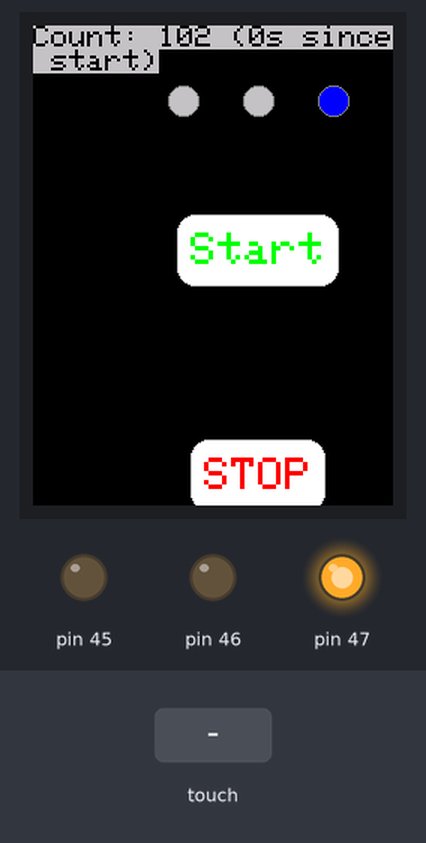
Bench run of a program on a simulated Arduino Mega 2560, built with avr-gcc and run on an emulated ATmega2560. On the bench: 240×320 colour display, output pins drawn as LEDs (lit = HIGH). The test bench sets the inputs (shaded band).

Above: at 1.4 s.
1.5 s: touch panel pressed at 38 % / 30 % of its raw x / y range
At 1.96 s:
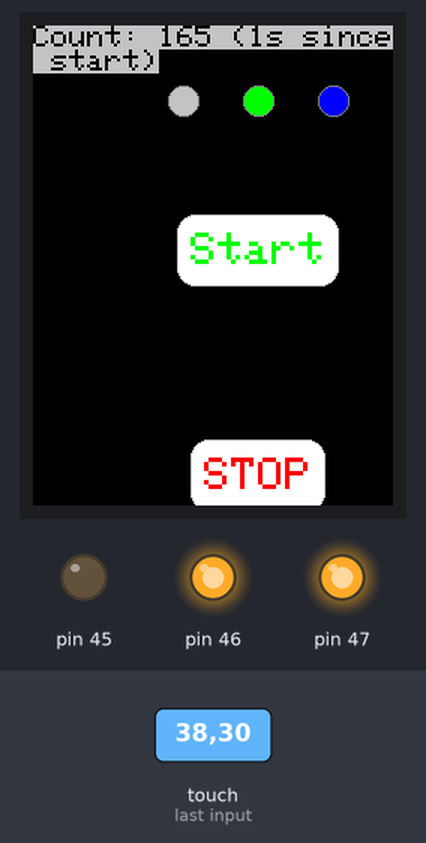
4.2 s: touch panel pressed at 87 % / 30 % of its raw x / y range
At 4.42 s:
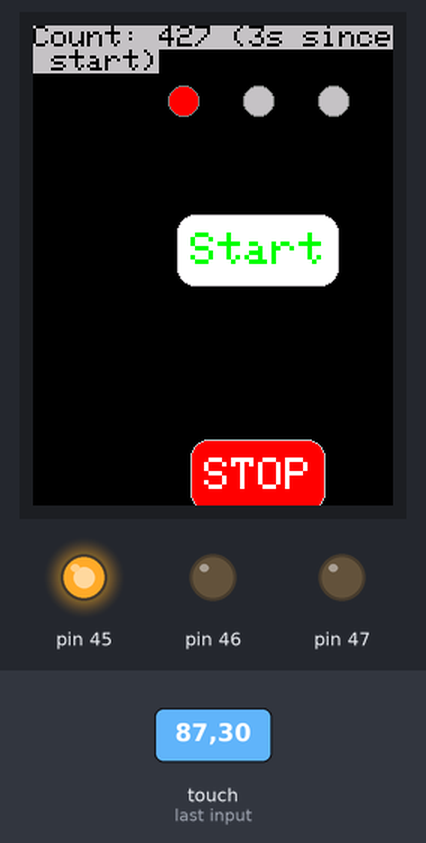
6.6 s: touch panel pressed at 38 % / 50 % of its raw x / y range
At 6.86 s:
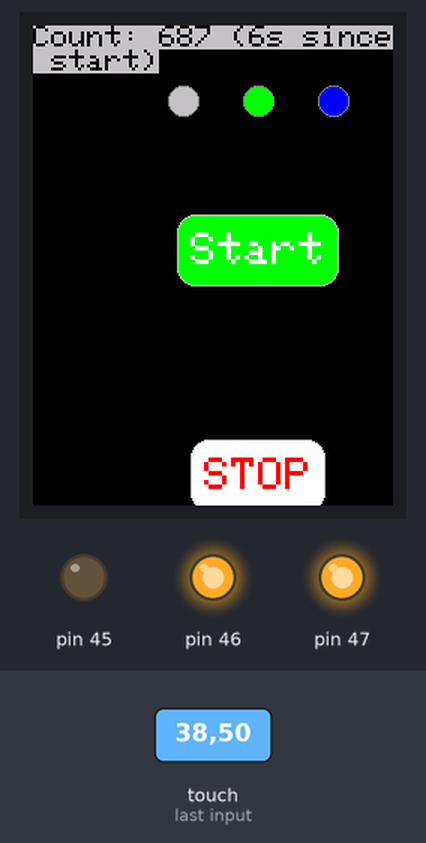
9.1 s: touch panel pressed at 87 % / 30 % of its raw x / y range
At 9.32 s:
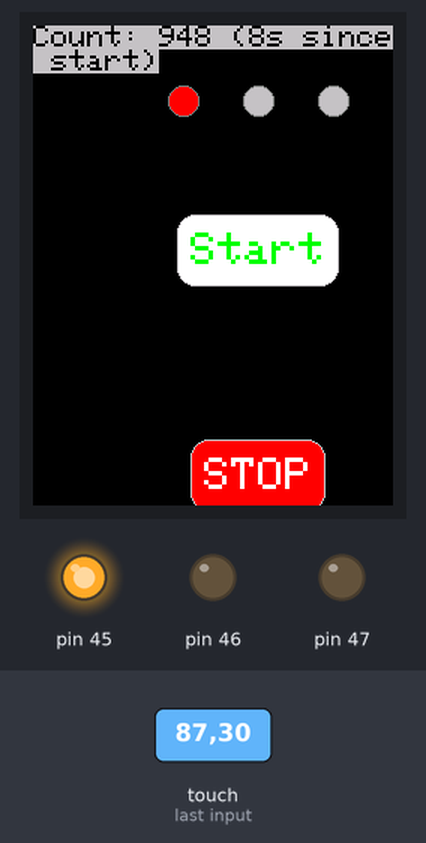
Timing chart, 0 to 11.6 s (numbered marks = the images above; inputs shaded):
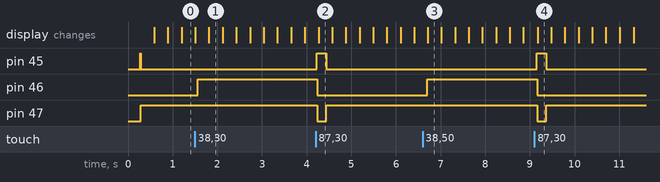

Measured:
- after the input at 1.5 s, pin 46: LOW → HIGH after 0.07 s; the display: first differs from a run without the input after 0.31 s (image 1)
- after the input at 4.2 s, pin 45: LOW → HIGH at once, → LOW 0.21 s later; pin 46: HIGH → LOW at once; pin 47: HIGH → LOW at once, → HIGH 0.21 s later; the display: changes after 0.07 s (image 2)
- after the input at 6.6 s, pin 46: LOW → HIGH after 0.10 s
- after the input at 9.1 s, pin 45: LOW → HIGH after 0.06 s, → LOW 0.21 s later; pin 46: HIGH → LOW after 0.06 s; pin 47: HIGH → LOW after 0.06 s, → HIGH 0.21 s later

The program:

main.cpp
```cpp
#include <Arduino.h>

#include "Motor.cpp"
#include "Screen.hpp"
#include "ScreenLed.hpp"
#include "ScreenButton.hpp"

Screen * s;

ScreenLed * ledEmergency;
ScreenLed * ledRunning;
ScreenLed * ledArmed;

#define LED_BLUE  47
#define LED_GREEN 46
#define LED_RED   45

ScreenButton * btnStart;
ScreenButton * btnStop;

unsigned long begin;
int i = 0;

void startOn() {
	ledRunning->setActive();
}
void startOff() {
	//ledRunning->setUnactive();
}

void stopOn() {
	ledRunning->setUnactive();
	ledEmergency->setActive();
	ledArmed->setUnactive();
}

void stopOff() {
	ledEmergency->setUnactive();
	ledArmed->setActive();
	ledArmed->setBlinking(500);
}

void setup() {
    s = Screen::getInstance();

	ledEmergency = new ScreenLed(s, 100, 50, 10, COLOR_RED);
	ledEmergency->attachDigitalPin(LED_RED);
	ledEmergency->setActive();

	ledRunning   = new ScreenLed(s, 150, 50, 10, COLOR_GREEN);
	ledRunning->attachDigitalPin(LED_GREEN);
	ledRunning->setUnactive();

	ledArmed     = new ScreenLed(s, 200, 50, 10, COLOR_BLUE);
	ledArmed->attachDigitalPin(LED_BLUE);
	ledArmed->setBlinking(500);
	//ledArmed->setUnactive();

	btnStart     = new ScreenButton(s, 150, 150, COLOR_GREEN, "Start");
	btnStart->setActions(startOn, NULL);

	btnStop     = new ScreenButton(s, 150, 300, COLOR_RED, "STOP");
	btnStop->setActions(stopOn, stopOff);

	s->addComponent(ledEmergency);
	s->addComponent(ledRunning);
	s->addComponent(ledArmed);
	s->addComponent(btnStart);
	s->addComponent(btnStop);


	begin = millis();
}

void loop() {
	s->refresh();

	s->setTextColor(COLOR_BLACK, COLOR_LIGHTGREY);
	s->setTextSize(2);
	s->setCursor(0, 0);
	s->print("Count: %i (%is since start)", i, (millis() - begin) / 1000);
	i++;
}
```

Motor.cpp
```cpp
#include <AccelStepper.h>

#define STEP_ANGLE        1.8
#define RESOLUTION        16
#define REAL_STEP_ANGLE   STEP_ANGLE / RESOLUTION

// Speeds and accelerations (RPS = Rotations Per Second)
#define MAX_RPS 30
#define DEFAULT_ACCELERATION 500

class Motor {

private:

	int stepPin;
	int dirPin;
	int enablePin;

	bool emergencyStopped;
	AccelStepper stepper;

public:

	Motor(int stepPin, int dirPin, int enablePin) {
		this->stepPin   = stepPin;
		this->dirPin    = dirPin;
		this->enablePin = enablePin;
		this->stepper   = AccelStepper(AccelStepper::DRIVER, stepPin, dirPin);
		this->stepper.setMaxSpeed(calcStepsAngle(MAX_RPS * 360));
		this->stepper.setAcceleration(DEFAULT_ACCELERATION);
		this->emergencyStopped = false;
		this->enable();
	}

	void setAlignement(long theoricalAngle) {
		stepper.setCurrentPosition(calcStepsAngle(theoricalAngle));
	}

	void setTarget(long angle) {
		stepper.moveTo(calcStepsAngle(angle));
	}

	void configurationTest() {
/*
		this->disable();
		delay(5000);
		this->enable();
		this->setAlignement(0);

		this->setTarget(90);

		this->setTarget(-135);*/
		//if(stepper->distanceToGo() == 0) {
		//	/* code */
		//}


		this->setTarget(9000);
	}

	void run() {
		if(!emergencyStopped)
		stepper.run();
	}

	void runToPosition() {
    while(stepper.isRunning() != 0) {
        run();
    }
	}

	void emergencyStop(bool active) {
		if(active) {
      stepper.setAcceleration(10000000);
      while(stepper.distanceToGo() != 0) {
        stepper.moveTo(stepper.currentPosition());
        stepper.run();
      }
      stepper.setAcceleration(DEFAULT_ACCELERATION);
		}
		emergencyStopped = active;
	}

	void enable() {
		digitalWrite(enablePin, LOW);
	}

	void disable() {
		digitalWrite(enablePin, HIGH);
	}


private:

	long calcStepsAngle(long angle) {
		return angle / (REAL_STEP_ANGLE * 1.0);
	}

};
```

Screen.cpp
```cpp
#include "Screen.hpp"


Screen * Screen::singleton = NULL;

Screen * Screen::getInstance () {
	if(singleton == NULL)
		singleton = new Screen;
	return singleton;
}

Screen::Screen() {
	tft = new MCUFRIEND_kbv();
	ts  = new TouchScreen(XP, YP, XM, YM, 300);
	components = new LinkedList<ScreenComponent *>();


	tft->reset();
	tft->begin(tft->readID());
	fillScreen(COLOR_BLACK);

	nextTimeGetPoint = 0;
};

/**
 * Components
 */
void Screen::addComponent(ScreenComponent * component) {
	components->add(component);
}

void Screen::removeComponent(ScreenComponent * component) {

}

void Screen::replaceComponent(ScreenComponent * before, ScreenComponent * after) {

}

void Screen::clearComponents() {
	components->clear();
}

void Screen::refresh() {
	int size = components->size();
	for(int i = 0 ; i < size ; i++) {
		components->get(i)->refresh();
	}
}


/**
 * Drawing
 */

void Screen::drawPixel(int x, int y, int color) {
	tft->drawPixel(x, y, color);
}

void Screen::drawLine(int x0, int y0, int x1, int y1, int color) {
	tft->drawLine(x0, y0, x1, y1, color);
}

void Screen::drawRect(int x, int y, int w, int h, int color) {
	tft->drawRect(x, y, w, h, color);
}

void Screen::drawCircle(int x0, int y0, int r, int color) {
	tft->drawCircle(x0, y0, r, color);
}

void Screen::fillCircle(int x0, int y0, int r, int color) {
	tft->fillCircle(x0, y0, r, color);
}

void Screen::drawTriangle(int x0, int y0, int x1, int y1, int x2, int y2, int color) {
	tft->drawTriangle(x0, y0, x1, y1, x2, y2, color);
}

void Screen::fillTriangle(int x0, int y0, int x1, int y1, int x2, int y2, int color) {
	tft->fillTriangle(x0, y0, x1, y1, x2, y2, color);
}

void Screen::drawRoundRect(int x0, int y0, int w, int h, int radius, int color) {
	tft->drawRoundRect(x0, y0, w, h, radius, color);
}

void Screen::fillRoundRect(int x0, int y0, int w, int h, int radius, int color) {
	tft->fillRoundRect(x0, y0, w, h, radius, color);
}

void Screen::fillRect(int x, int y, int width, int height, int color) {
	tft->fillRect(x, y, width, height, color);
}

void Screen::fillScreen(int color) {
	tft->fillScreen(color);
}


/**
 * Touch
 */

TSPoint Screen::getPoint() {
	if(nextTimeGetPoint < millis()) {
		lastTouchPoint = ts->getPoint();
		pinMode(XM, OUTPUT);
		pinMode(YP, OUTPUT);
		nextTimeGetPoint = millis() + DELAY_GET_TOUCH;
	}
	return lastTouchPoint;
	//return ts->getPoint();
}

/**
 * Sizes
 */

void Screen::setRotation(int rotation) {
	tft->setRotation(rotation);
}

int Screen::getRotation() {
	return tft->getRotation();
}

int Screen::height() {
	return tft->height();
}

int Screen::width() {
	return tft->width();
}

int Screen::getCursorX() {
	return tft->getCursorX();
}

int Screen::getCursorY() {
	return tft->getCursorY();
}


/**
 * Text
 */
void Screen::setCursor(int x, int y) {
	tft->setCursor(x, y);
}

void Screen::setTextColor(int foregroundColor) {
	tft->setTextColor(foregroundColor);
}

void Screen::setTextColor(int foregroundColor, int backgroundColor) {
	tft->setTextColor(foregroundColor, backgroundColor);
}

void Screen::setTextSize(int size) {
	tft->setTextSize(size);
}

void Screen::setTextWrap(boolean wrap) {
	tft->setTextWrap(wrap);
}

void Screen::print(const char * str, ...) {
	va_list list;
	va_start(list, str);

	size_t needed = vsnprintf(NULL, 0, str, list) + 1;
	char * buffer = (char *) malloc(needed);
	vsnprintf(buffer, needed, str, list);

	tft->print(buffer);
	free(buffer);
}

/**
 * Miscellaneous
 */

Adafruit_GFX * Screen::getAdafruitGFX() {
	return tft;
}
```

Screen.hpp
```cpp
#ifndef SCREEN_H
#define SCREEN_H

#include <Adafruit_GFX.h>
#include <Adafruit_TFTLCD.h>
#include <TouchScreen.h>
#include <LinkedList.h>
#include <stdarg.h>

class Screen;

#include "ScreenComponent.hpp"

// The control pins for the LCD can be assigned to any digital or
// analog pins...but we'll use the analog pins as this allows us to
// double up the pins with the touch screen (see the TFT paint example).
#define LCD_CS A3 // Chip Select goes to Analog 3
#define LCD_CD A2 // Command/Data goes to Analog 2
#define LCD_WR A1 // LCD Write goes to Analog 1
#define LCD_RD A0 // LCD Read goes to Analog 0

#define LCD_RESET A4 // Can alternately just connect to Arduino's reset pin

#define YP A2  // must be an analog pin, use "An" notation!
#define XM A3  // must be an analog pin, use "An" notation!
#define YM 8   // can be a digital pin
#define XP 9   // can be a digital pin

// When using the BREAKOUT BOARD only, use these 8 data lines to the LCD:
// For the Arduino Uno, Duemilanove, Diecimila, etc.:
//   D0 connects to digital pin 8  (Notice these are
//   D1 connects to digital pin 9   NOT in order!)
//   D2 connects to digital pin 2
//   D3 connects to digital pin 3
//   D4 connects to digital pin 4
//   D5 connects to digital pin 5
//   D6 connects to digital pin 6
//   D7 connects to digital pin 7
// For the Arduino Mega, use digital pins 22 through 29
// (on the 2-row header at the end of the board).

// Assign human-readable names to some common 16-bit color values:
#define	BLACK   0x0000
#define	BLUE    0x001F
#define	RED     0xF800
#define	GREEN   0x07E0
#define CYAN    0x07FF
#define MAGENTA 0xF81F
#define YELLOW  0xFFE0
#define WHITE   0xFFFF

// Color definitions
#define COLOR_BLACK       0x0000      /*   0,   0,   0 */
#define COLOR_NAVY        0x000F      /*   0,   0, 128 */
#define COLOR_DARKGREEN   0x03E0      /*   0, 128,   0 */
#define COLOR_DARKCYAN    0x03EF      /*   0, 128, 128 */
#define COLOR_MAROON      0x7800      /* 128,   0,   0 */
#define COLOR_PURPLE      0x780F      /* 128,   0, 128 */
#define COLOR_OLIVE       0x7BE0      /* 128, 128,   0 */
#define COLOR_LIGHTGREY   0xC618      /* 192, 192, 192 */
#define COLOR_DARKGREY    0x7BEF      /* 128, 128, 128 */
#define COLOR_BLUE        0x001F      /*   0,   0, 255 */
#define COLOR_GREEN       0x07E0      /*   0, 255,   0 */
#define COLOR_CYAN        0x07FF      /*   0, 255, 255 */
#define COLOR_RED         0xF800      /* 255,   0,   0 */
#define COLOR_MAGENTA     0xF81F      /* 255,   0, 255 */
#define COLOR_YELLOW      0xFFE0      /* 255, 255,   0 */
#define COLOR_WHITE       0xFFFF      /* 255, 255, 255 */
#define COLOR_ORANGE      0xFD20      /* 255, 165,   0 */
#define COLOR_GREENYELLOW 0xAFE5      /* 173, 255,  47 */
#define COLOR_PINK        0xF81F

#define DELAY_GET_TOUCH 100 // The delay between each time the screen will ask for the touched point

#include <MCUFRIEND_kbv.h>


class Screen {

public:
	static Screen *getInstance ();

	/* Components */
	void addComponent(ScreenComponent * component);
	void removeComponent(ScreenComponent * component);
	void replaceComponent(ScreenComponent * before, ScreenComponent * after);
	void clearComponents();
	void refresh();

	/* Drawing */
	void drawPixel(int x, int y, int color);
	void drawLine(int x0, int y0, int x1, int y1, int color);
	void drawRect(int x, int y, int w, int h, int color);
	void fillRect(int x, int y, int width, int height, int color);
	void drawCircle(int x0, int y0, int r, int color);
	void fillCircle(int x0, int y0, int r, int color);
	void drawTriangle(int x0, int y0, int x1, int y1, int x2, int y2, int color);
	void fillTriangle(int x0, int y0, int x1, int y1, int x2, int y2, int color);
	void drawRoundRect(int x0, int y0, int w, int h, int radius, int color);
	void fillRoundRect(int x0, int y0, int w, int h, int radius, int color);
	void fillScreen(int color);

	/* Touch */
	int getLastTouchX();
	int getLastTouchY();
	TSPoint getPoint();

	/* Sizes */
	void setRotation(int rotation);
	int getRotation();
	int height();
	int width();
	int getCursorX();
	int getCursorY();

	/* Text */
	void drawChar(int x, int y, unsigned char c, int color, int backgroundColor, int size);
	void setCursor(int x, int y);
	void setTextColor(int foregroundColor);
	void setTextColor(int foregroundColor, int backgroundColor);
	void setTextSize(int size);
	void setTextWrap(boolean wrap);
	void print(const char * str, ...);

	/* Miscellaneous */
	Adafruit_GFX * getAdafruitGFX();

private:
	Screen();
	TouchScreen   * ts;
	MCUFRIEND_kbv * tft;
	static Screen * singleton;
	TSPoint lastTouchPoint;
	unsigned long nextTimeGetPoint;
	LinkedList<ScreenComponent *> * components;
};

#endif
```

ScreenButton.cpp
```cpp
#include "ScreenButton.hpp"

ScreenButton::ScreenButton(
	Screen * screen,
	int x,
	int y,
	int color,
	const char * text,
	bool state
) : ScreenComponent(screen, x, y, 0, 0) {
	this->realButton = new Adafruit_GFX_Button();
	this->realButton->initButton(
		screen->getAdafruitGFX(),
		x, y,
		CHAR_SIZE * CHAR_WIDTH  * (MARGIN_WIDTH + strlen(text)),
		CHAR_SIZE * CHAR_HEIGHT * (MARGIN_HEIGHT + 1),
		COLOR_LIGHTGREY, COLOR_WHITE, color,
		text, CHAR_SIZE);
	on = NULL;
	off = NULL;
	this->setState(state);
	this->show();
}


void ScreenButton::setState(bool state) {
	realButton->press(state);
	if(state) {
		if(on != NULL)
			on();
	}
	else {
		if(off != NULL)
			off();
	}
}

bool ScreenButton::getState() {
	return realButton->isPressed();
}

void ScreenButton::show() {
	this->realButton->drawButton(getState());
}

void ScreenButton::setActions(action_t on, action_t off) {
	this->on  = on;
	this->off = off;
}

void ScreenButton::refresh() {
	TSPoint p = ScreenComponent::getScreen()->getPoint();

	if(p.z > MINPRESSURE && p.z < MAXPRESSURE) {
		p.x = p.x + p.y;
		p.y = p.x - p.y;
		p.x = p.x - p.y;
		p.x = map(p.x, TS_MINX, TS_MAXX, ScreenComponent::getScreen()->width(), 0);
		p.y = ScreenComponent::getScreen()->height() - (map(
			p.y,
			TS_MINY, TS_MAXY,
			ScreenComponent::getScreen()->height(), 0));
	}

	/*
	ScreenComponent::getScreen()->setTextColor(COLOR_BLACK, COLOR_LIGHTGREY);
	ScreenComponent::getScreen()->setTextSize(2);
	ScreenComponent::getScreen()->setCursor(100, 100);*/

	if(this->realButton->contains(p.x, p.y)) {
		setState(true);
		//ScreenComponent::getScreen()->print("O (%i %i)",  p.x, p.y);
	}
	else {
		setState(false);
		//ScreenComponent::getScreen()->print("F (%i %i)", p.x, p.y);
	}

	if(this->realButton->justPressed() || this->realButton->justReleased()) {
		show();
	}
}
```

ScreenButton.hpp
```cpp
#ifndef SCREEN_BUTTON_H
#define SCREEN_BUTTON_H

#include "ScreenComponent.hpp"

#define MINPRESSURE 10
#define MAXPRESSURE 1000

#define TS_MINX 130
#define TS_MAXX 905

#define TS_MINY 75
#define TS_MAXY 930

#define CHAR_SIZE    3

#define CHAR_WIDTH    6
#define MARGIN_WIDTH  1

#define CHAR_HEIGHT   8
#define MARGIN_HEIGHT 1

typedef void (*action_t)();

class ScreenButton : public ScreenComponent {

public:
	ScreenButton(Screen * screen, int x, int y, int color, const char * text, bool state = false);
	void show();
	void refresh();

	void setState(bool state);
	bool getState();
	void setActions(action_t on, action_t off);

private:
	Adafruit_GFX_Button * realButton;
	action_t on;
	action_t off;
};

#endif
```

ScreenComponent.cpp
```cpp
#include "ScreenComponent.hpp"

ScreenComponent::ScreenComponent(Screen * screen, int x, int y, int width, int height) {
	this->x = x;
	this->y = y;
	this->width  = width;
	this->height = height;
	this->screen = screen;
}

Screen * ScreenComponent::getScreen() {
	return screen;
}

int ScreenComponent::getX() {
	return this->x;
}

int ScreenComponent::getY() {
	return this->y;
}
```

ScreenComponent.hpp
```cpp
#ifndef SCREEN_COMPONENT_H
#define SCREEN_COMPONENT_H

class ScreenComponent;
#include "Screen.hpp"

class ScreenComponent {
private:
	int x;
	int y;
	int width;
	int height;
	char * title;
	Screen * screen;

public:
	ScreenComponent(Screen * screen, int x, int y, int width, int height);

	void setTitle(const char * title);
	char * getTitle();

	Screen * getScreen();
	int getX();
	int getY();

	virtual void show()    = 0;
	virtual void refresh() = 0;
};

#endif
```

ScreenLed.cpp
```cpp
#include "ScreenLed.hpp"

ScreenLed::ScreenLed(
	Screen * screen,
	int x,
	int y,
	int radius,
	int color,
	bool state
) : ScreenComponent(screen, x, y, radius, radius) {
	this->radius      = radius;
	this->color       = color;
	this->state       = state;
	this->lastState   = state;
	this->blinking    = false;
	this->delayBlink  = 0;
	this->nextBlink   = millis();
	this->attachedPin = -1;

	this->show();
}

void ScreenLed::setActive() {
	setState(true);
}

void ScreenLed::setUnactive() {
	setState(false);
}

void ScreenLed::setBlinking(int delay) {
	this->blinking   = true;
	this->delayBlink = delay;
	this->nextBlink  = millis() + delay;
}

void ScreenLed::setState(bool state) {
	this->state = state;
	this->blinking = false;
}

bool ScreenLed::getState() {
	return state;
}

void ScreenLed::show() {
	int currentColor = COLOR_LIGHTGREY;
	if(state == true)
		currentColor = color;

	this->getScreen()->fillCircle(this->getX(), this->getY(), radius, currentColor);
	this->getScreen()->drawCircle(this->getX(), this->getY(), radius, COLOR_DARKGREY);

	if(attachedPin != -1)
		digitalWrite(attachedPin, state);
}

void ScreenLed::refresh() {
	updateBlinkingState();
	if(state != lastState) {
		show();
		lastState = state;
	}
}

void ScreenLed::updateBlinkingState() {
	if(blinking) {
		if(millis() >= this->nextBlink) {
			this->state = !this->state;
			this->nextBlink = millis() + this->delayBlink;
		}
	}
}


void ScreenLed::attachDigitalPin(int pin) {
	pinMode(pin, OUTPUT);
	attachedPin = pin;
	show();
}
```

ScreenLed.hpp
```cpp
#ifndef SCREEN_LED_H
#define SCREEN_LED_H

#include "ScreenComponent.hpp"

class ScreenLed : public ScreenComponent {

public:
	ScreenLed(Screen * screen, int x, int y, int radius, int color, bool state = false);
	void show();
	void refresh();

	void setActive();
	void setUnactive();
	void setBlinking(int delay);
	void setState(bool state);
	bool getState();
	void attachDigitalPin(int pin);

private:
	bool state;
	bool lastState;
	bool blinking;
	int delayBlink;
	int radius;
	int color;
	int attachedPin;
	unsigned long nextBlink;

	void updateBlinkingState();
};

#endif
```
